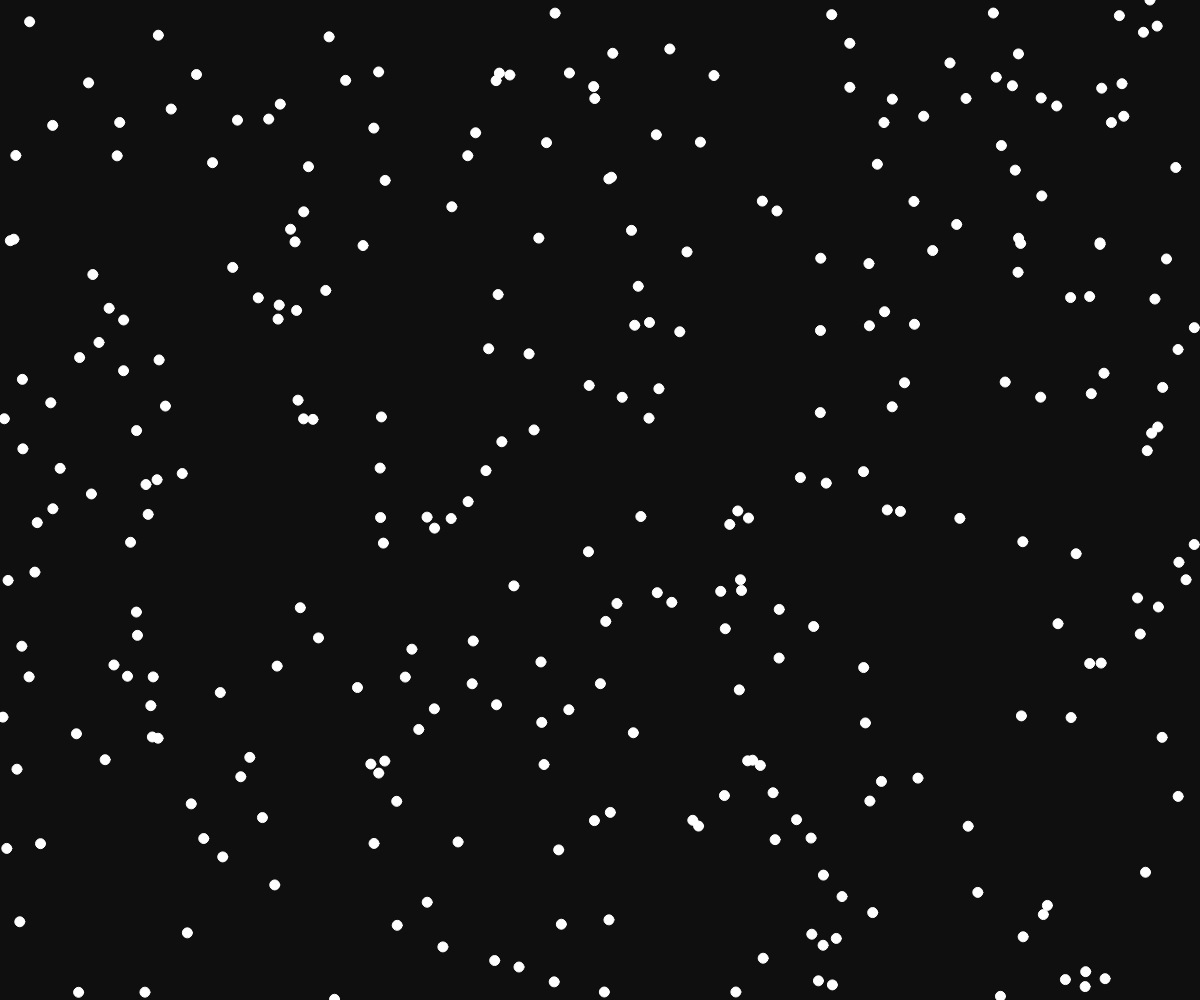
Frame 1 (no input)
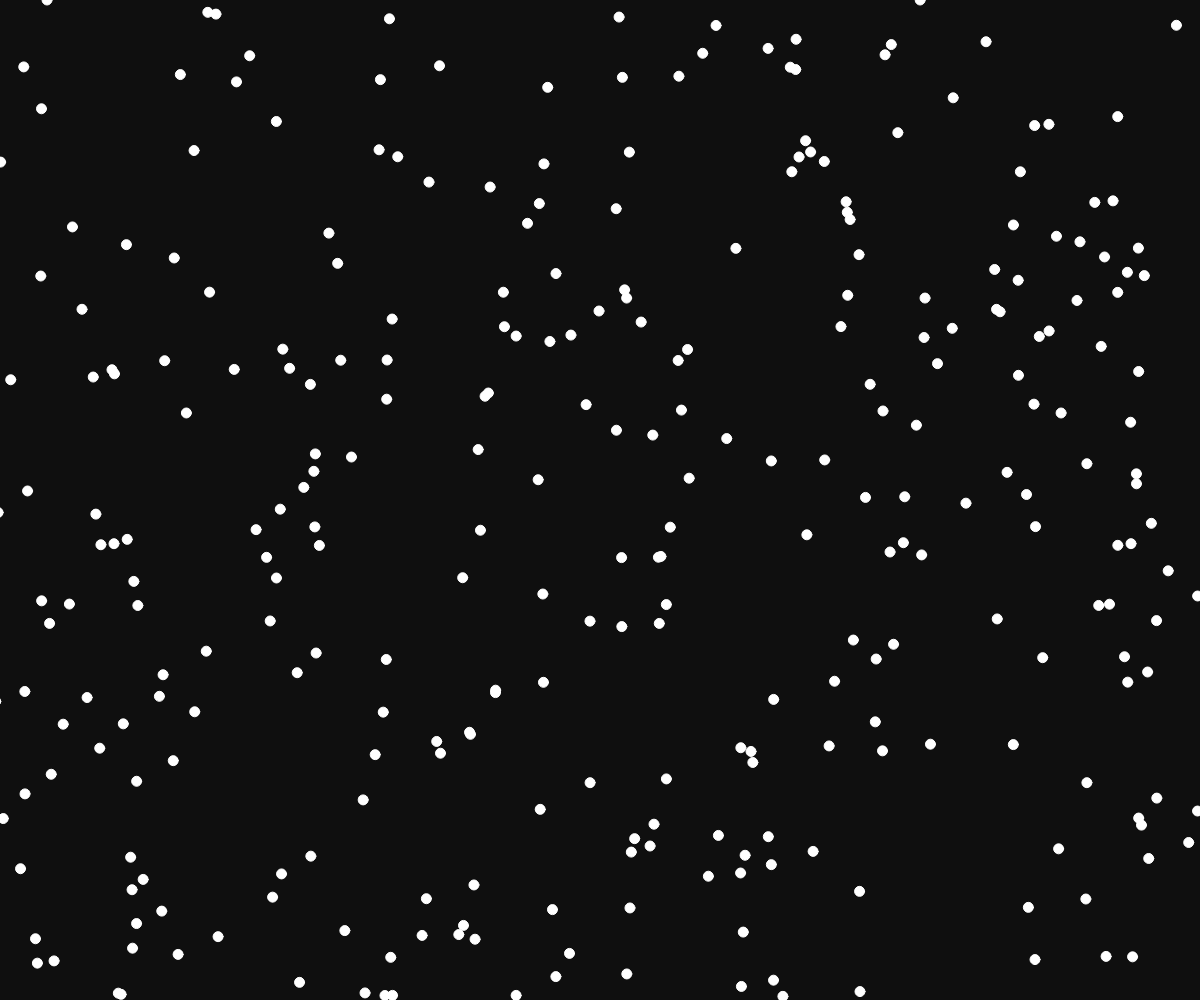
Frame 60 (no input)
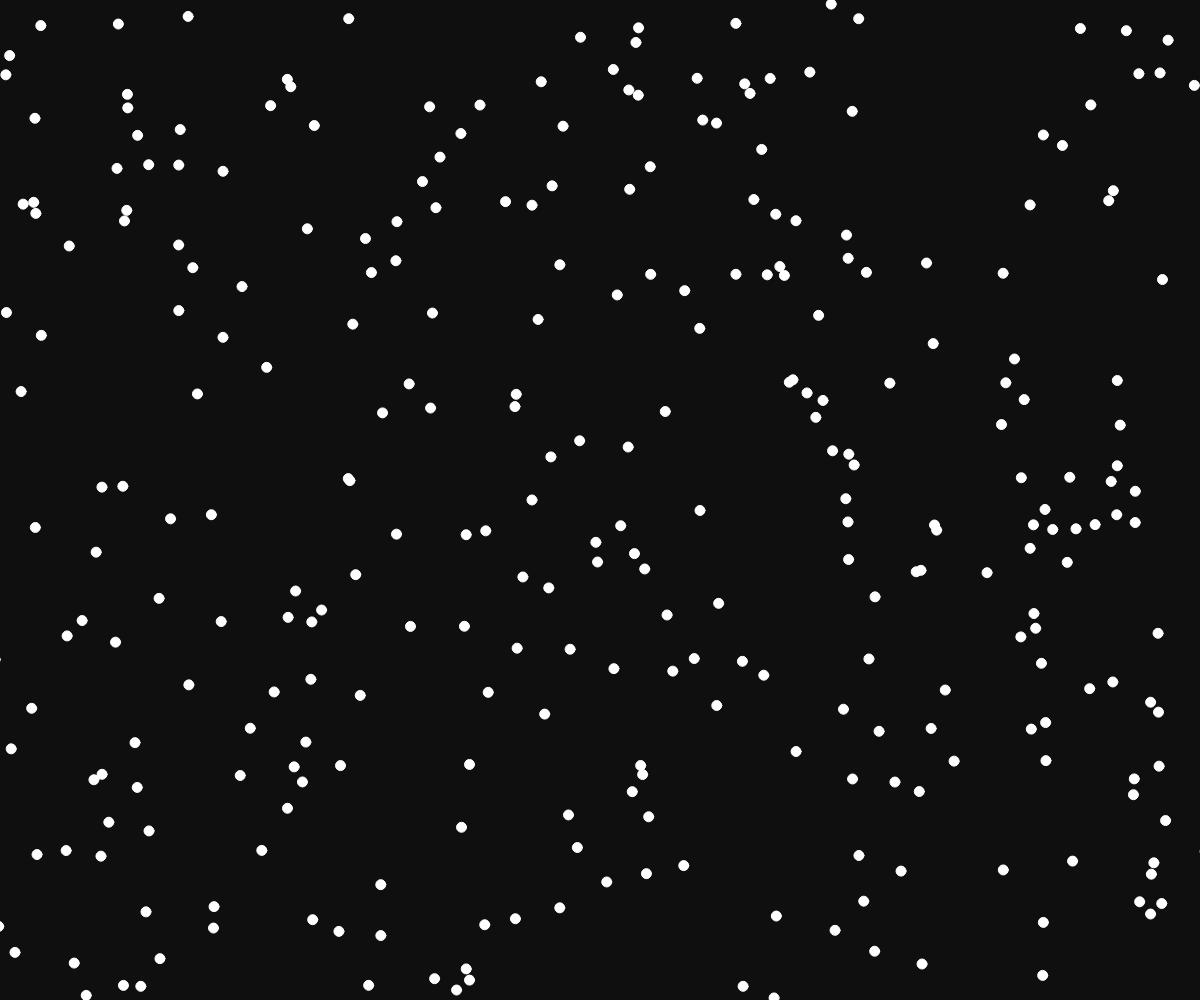
Frame 120 (the mouse pressed at the canvas centre since frame 60)

The p5.js sketch that drew these frames (run headless with seeded random() and noise() and a simulated clock; from frame 60 on, the mouse is pressed at the canvas centre):

// p5.js sketch
// ── sketch.js
var position = [];

function setup() {
  createCanvas(windowWidth, windowHeight);
  for(var i = 0; i < 300; i++){
    position.push({x : Math.random() * width, y : Math.random() * height});
  }
}

function draw() {
  background(15);

  for(var i = 0; i < position.length; i++){
    position[i].x = position[i].x + Math.random()*8 - 4;
    position[i].y = position[i].y + Math.random()*8;

    if(position[i].y > height) position[i].y = 0;

    stroke(255);
    fill(255);
    ellipse(position[i].x, position[i].y, 10);
  }
}

// ── snow.html
<!DOCTYPE html>
<html lang="en" dir="ltr">
  <head>
    <meta charset="utf-8">
    <script src="https://cdn.jsdelivr.net/npm/p5@1.2.0/lib/p5.js"></script>
    <title>겨울 눈</title>
  </head>
  <body>
    <script src="sketch.js" charset="utf-8"/></script>
  </body>
</html>
